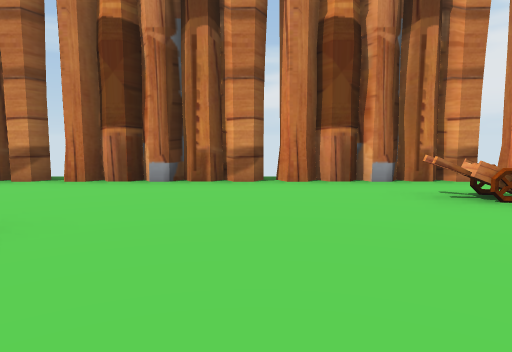
view 1 (above)

15 first-person views from a walk through a 3-D level made in the Unity game engine. The camera is 1.5 m above the floor, tilts 6° down and sees 70° across. The floor is counted in squares, 2 m on a side. Each view is taken from the middle of a square. On the plan, view 1 faces up. The plan holds only what a view shows up to about 11 squares ahead; the rest is blank. The place goes on beyond the plan. Some surface patterns are stand-ins.

view 2
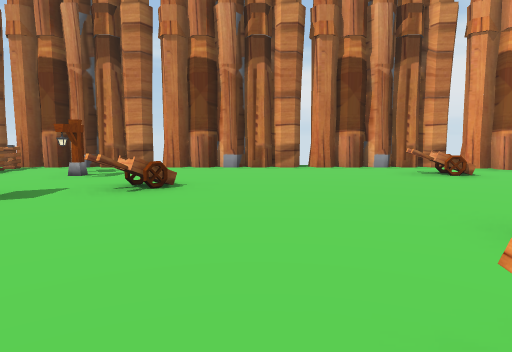

view 3
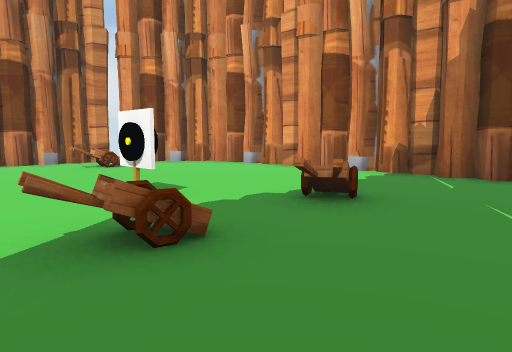

view 4
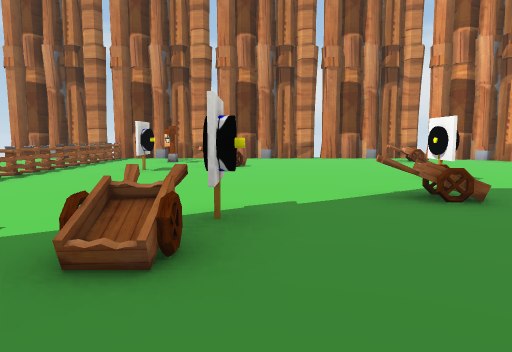

view 5
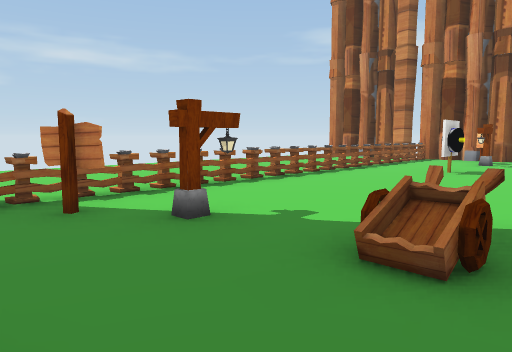

view 6
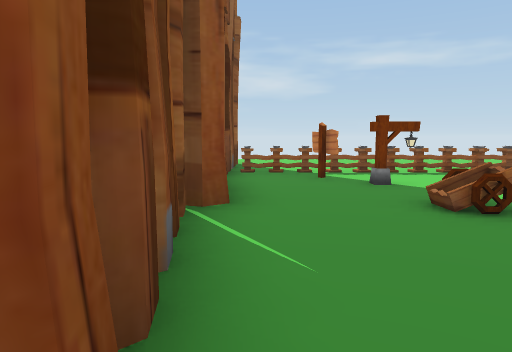

view 7
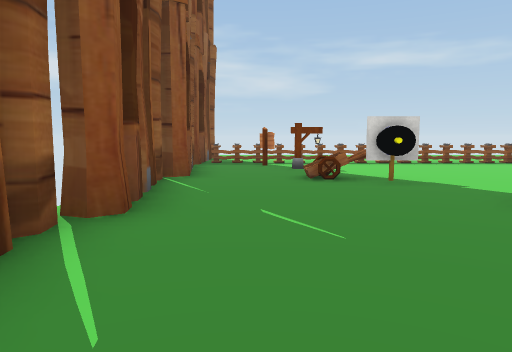

view 8
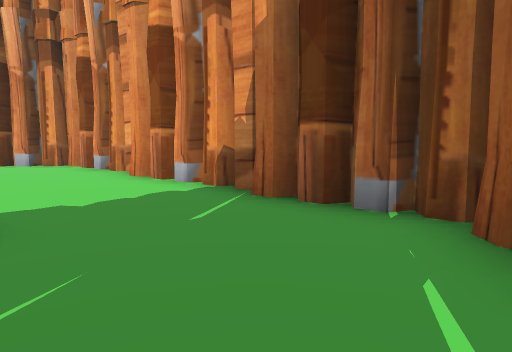

view 9
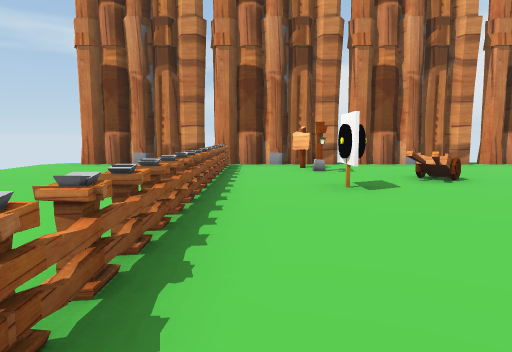

view 10
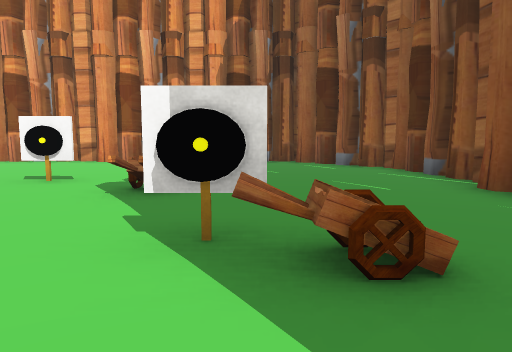

view 11
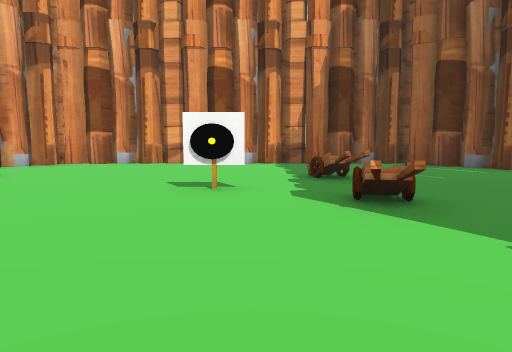

view 12
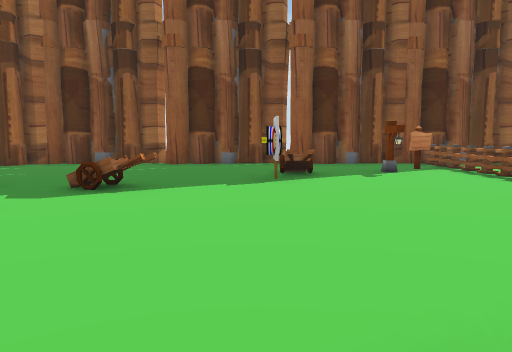

view 13
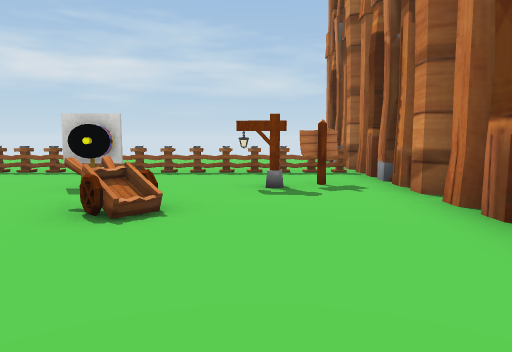

view 14
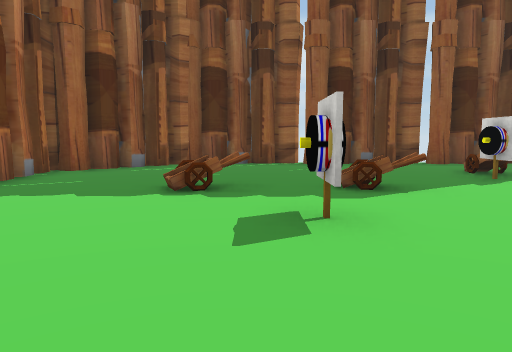

view 15
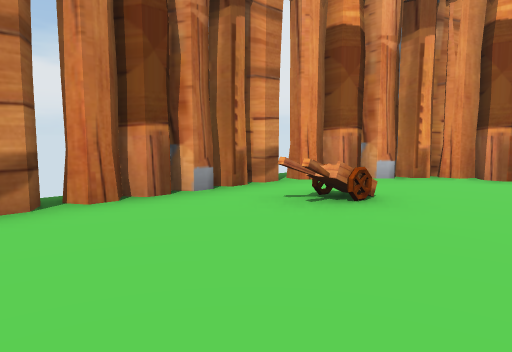

### Floor plan
Key: @ floor where view 1 was taken; # wall or solid block; x gap in a wall; . floor; = window, fence, low wall or low ledge; W wheel; F fence; S sign; O other object.
Columns run from 9 left of view 1 to 7 right of it. Each row starts with its distance up from view 1.
  7 #########x###x=
  6 ##F...........##
  5  .F.S......WW..##
  4  .F.#...........#
  3  .F...W.........#
  2  .F.O.W.........#
  1  .F.O...........#
  0  .F......@O.....#
 -1  .F.......O.....#
 -2  .F......W..W...#
 -3  .F......W.WW...#
 -4  .F...WO........#
 -5  .F.#.W.........#
 -6  .FS...........##
 -7  .F...........##
 -8 ###############

Positions as (right, up) in squares from view 1, and headings:
1: (0, 0), facing up
2: (-1, -3), facing up
3: (-1, -5), facing up-right
4: (-2, -7), facing up
5: (-2, -7), facing up-left
6: (1, -7), facing left
7: (4, -6), facing left
8: (3, -6), facing up-right
9: (-6, -4), facing up
10: (-5, -4), facing right
11: (-4, -1), facing right
12: (-2, 3), facing down
13: (1, 4), facing left
14: (2, 3), facing down
15: (-1, 2), facing up-right
